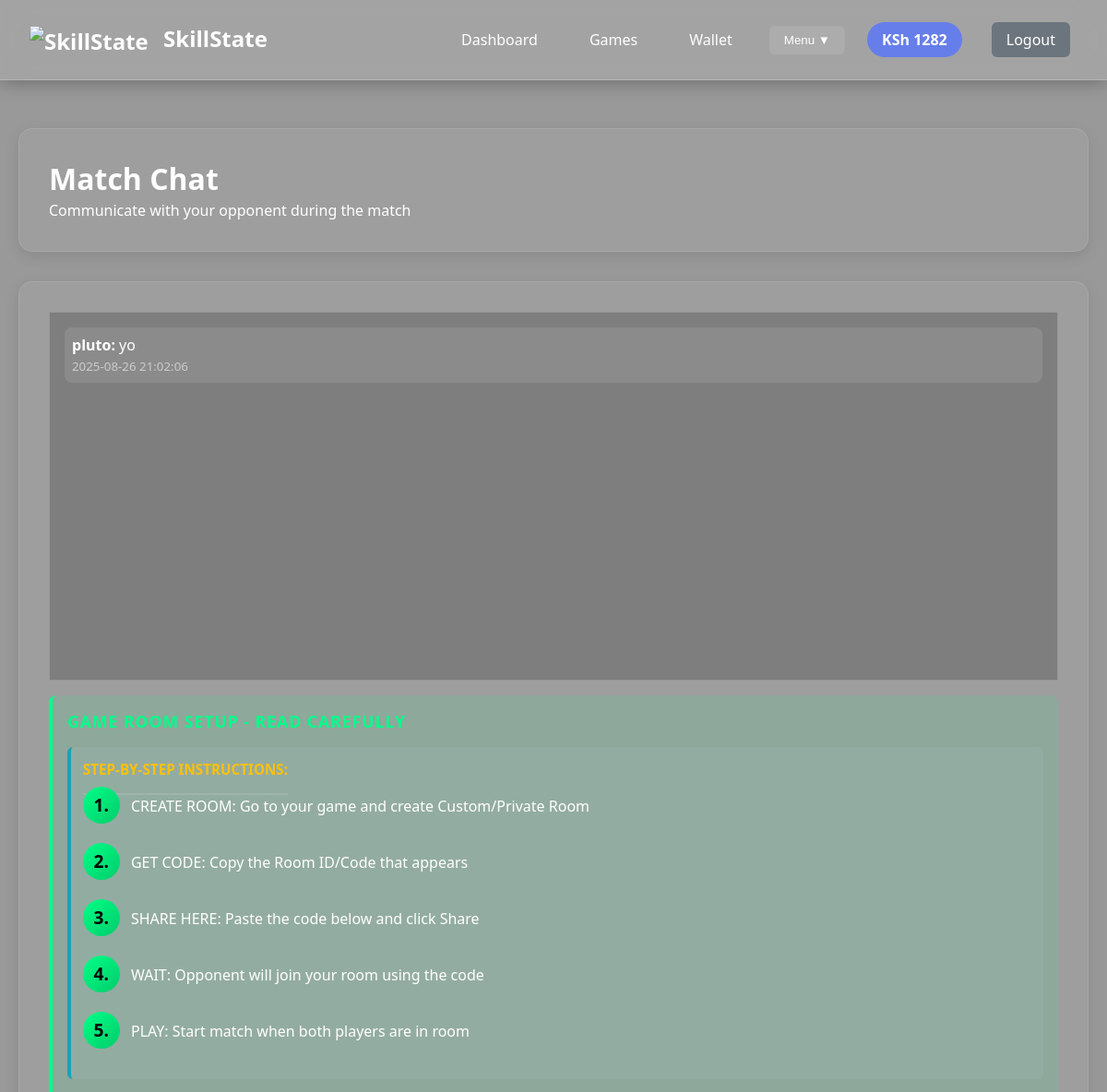
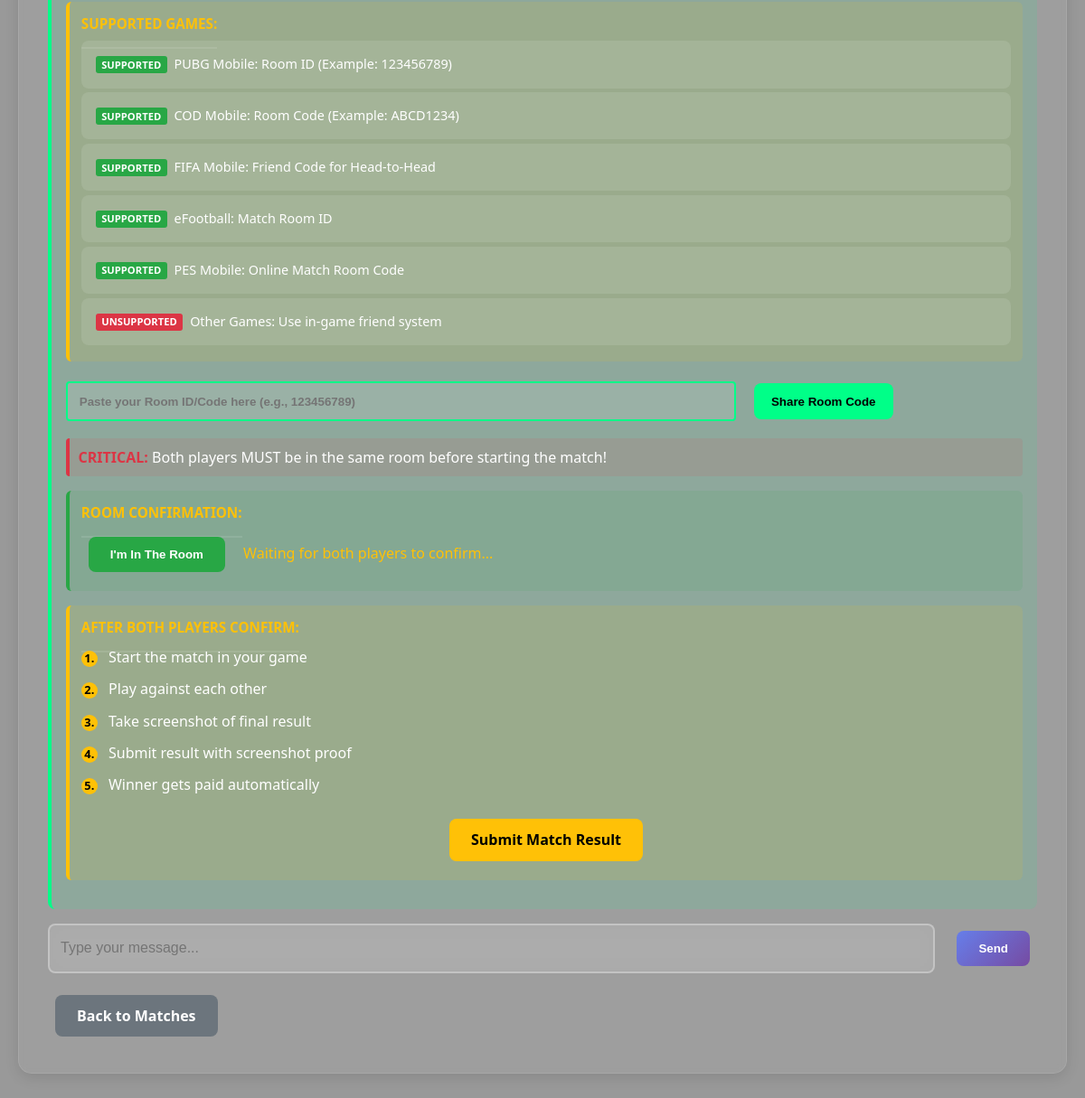
The app's page /match_chat/2 (signed in) with its own data (2 pictures, top to bottom).
### tables this page shows
CREATE TABLE match_chat (
        id INTEGER PRIMARY KEY AUTOINCREMENT,
        match_id INTEGER,
        user_id INTEGER,
        message TEXT,
        created_at TIMESTAMP DEFAULT CURRENT_TIMESTAMP,
        FOREIGN KEY (match_id) REFERENCES matches (id),
        FOREIGN KEY (user_id) REFERENCES users (id)
    );

CREATE TABLE users (
        id INTEGER PRIMARY KEY AUTOINCREMENT,
        username TEXT UNIQUE NOT NULL,
        email TEXT UNIQUE NOT NULL,
        password TEXT NOT NULL,
        balance REAL DEFAULT 0.0,
        wins INTEGER DEFAULT 0,
        losses INTEGER DEFAULT 0,
        total_earnings REAL DEFAULT 0.0,
        created_at TIMESTAMP DEFAULT CURRENT_TIMESTAMP
    , failed_login_attempts INTEGER DEFAULT 0, last_login_attempt TIMESTAMP, account_locked BOOLEAN DEFAULT 0, suspicious_activity_score INTEGER DEFAULT 0, phone TEXT, referred_by INTEGER, referral_earnings REAL DEFAULT 0, referral_code TEXT);

### app.py (the view)
@app.route('/match_chat/<int:match_id>')
def match_chat(match_id):
    if 'user_id' not in session:
        return redirect(url_for('login'))
    conn = sqlite3.connect('gamebet.db')
    c = conn.cursor()
    c.execute('SELECT * FROM matches WHERE id = ? AND (player1_id = ? OR player2_id = ?)',
             (match_id, session['user_id'], session['user_id']))
    match = c.fetchone()
    if not match:
        flash('Access denied!', 'error')
        return redirect(url_for('matches'))
    c.execute('''SELECT mc.message, mc.created_at, u.username
                 FROM match_chat mc
                 JOIN users u ON mc.user_id = u.id
                 WHERE mc.match_id = ?
                 ORDER BY mc.created_at ASC''', (match_id,))
    messages = c.fetchall()
    conn.close()
    return render_template('match_chat.html', match=match, messages=messages, match_id=match_id)

### templates/match_chat.html (shortened to what this page needs)
{% extends "base.html" %}
{% block content %}
<div class="card">
    <h1>Match Chat</h1>
    <p>Communicate with your opponent during the match</p>
</div>
<div class="card">
    <div style="height: 400px; overflow-y: auto; border: 1px solid rgba(255,255,255,0.2); padding: 1rem; margin-bottom: 1rem; background: rgba(0,0,0,0.2);">
        {% if messages %}
            {% for message in messages %}
            <div style="margin-bottom: 1rem; padding: 0.5rem; background: {% if message[2] == session.username %}rgba(0,255,136,0.1){% else %}rgba(255,255,255,0.1){% endif %}; border-radius: 8px;">
                <strong>{{ message[2] }}:</strong> {{ message[0] }}
                <br><small style="color: #ccc;">{{ message[1] }}</small>
            </div>
            {% endfor %}
        {% else %}
            <p style="text-align: center; color: #ccc;">No messages yet. Start the conversation!</p>
        {% endif %}
    </div>
    <div style="margin-bottom: 1rem; padding: 1rem; background: rgba(0,255,136,0.1); border-radius: 8px; border-left: 4px solid #00ff88;">
        <strong class="lobby-title">GAME ROOM SETUP - READ CAREFULLY</strong>
        <div class="instruction-panel">
            <strong class="section-header">STEP-BY-STEP INSTRUCTIONS:</strong>
            <div class="instruction-list">
                <div class="step"><span class="step-number">1.</span> CREATE ROOM: Go to your game and create Custom/Private Room</div>
                <div class="step"><span class="step-number">2.</span> GET CODE: Copy the Room ID/Code that appears</div>
                <div class="step"><span class="step-number">3.</span> SHARE HERE: Paste the code below and click Share</div>
                <div class="step"><span class="step-number">4.</span> WAIT: Opponent will join your room using the code</div>
                <div class="step"><span class="step-number">5.</span> PLAY: Start match when both players are in room</div>
            </div>
        </div>
        <div class="game-codes-panel">
            <strong class="section-header">SUPPORTED GAMES:</strong>
            <div class="game-list">
                <div class="game-item supported"><span class="status-indicator">SUPPORTED</span> PUBG Mobile: Room ID (Example: 123456789)</div>
                <div class="game-item supported"><span class="status-indicator">SUPPORTED</span> COD Mobile: Room Code (Example: ABCD1234)</div>
                <div class="game-item supported"><span class="status-indicator">SUPPORTED</span> FIFA Mobile: Friend Code for Head-to-Head</div>
                <div class="game-item supported"><span class="status-indicator">SUPPORTED</span> eFootball: Match Room ID</div>
                <div class="game-item supported"><span class="status-indicator">SUPPORTED</span> PES Mobile: Online Match Room Code</div>
                <div class="game-item unsupported"><span class="status-indicator">UNSUPPORTED</span> Other Games: Use in-game friend system</div>
            </div>
        </div>
        <div style="margin-top: 0.5rem;">
            <input type="text" id="lobbyCode" placeholder="Paste your Room ID/Code here (e.g., 123456789)" style="width: 70%; padding: 0.8rem; margin-right: 0.5rem; border: 2px solid #00ff88; border-radius: 4px; background: rgba(255,255,255,0.1); color: white; font-weight: bold;">
            <button onclick="shareLobbyCode()" class="btn" style="padding: 0.8rem 1.2rem; background: #00ff88; color: black; font-weight: bold;">Share Room Code</button>
        </div>
        <div class="warning-panel">
            <strong class="warning-text">CRITICAL:</strong> Both players MUST be in the same room before starting the match!
        </div>
        <div class="confirmation-panel">
            <strong class="section-header">ROOM CONFIRMATION:</strong>
            <div style="margin-top: 0.5rem;">
                <button onclick="confirmInRoom()" class="btn" style="background: #28a745; color: white; margin-right: 0.5rem;">I'm In The Room</button>
                <span id="roomStatus" class="room-status">Waiting for both players to confirm...</span>
            </div>
        </div>
        <div class="next-steps-panel">
            <strong class="section-header">AFTER BOTH PLAYERS CONFIRM:</strong>
            <div class="steps-list">
                <div class="next-step"><span class="step-bullet">1.</span> Start the match in your game</div>
                <div class="next-step"><span class="step-bullet">2.</span> Play against each other</div>
                <div class="next-step"><span class="step-bullet">3.</span> Take screenshot of final result</div>
                <div class="next-step"><span class="step-bullet">4.</span> Submit result with screenshot proof</div>
                <div class="next-step"><span class="step-bullet">5.</span> Winner gets paid automatically</div>
            </div>
            <div class="result-button-container" style="margin-top: 1rem;">
                <a href="{{ url_for('match_result', match_id=match_id) }}" class="btn" style="background: #ffc107; color: black; font-weight: bold;">Submit Match Result</a>
            </div>
        </div>
    </div>
    <form method="POST" action="{{ url_for('send_message', match_id=match_id) }}" style="display: flex; gap: 1rem;">
        <input type="text" name="message" class="form-control" placeholder="Type your message..." required style="flex: 1;">
        <button type="submit" class="btn">Send</button>
    </form>
    <div style="margin-top: 1rem;">
        <a href="{{ url_for('matches') }}" class="btn btn-secondary">Back to Matches</a>
    </div>
</div>
{% endblock %}

### templates/base.html (style rules this page uses)
* { margin: 0; padding: 0; box-sizing: border-box; z-index: auto; }
body { font-family: 'Segoe UI', sans-serif; background: linear-gradient(rgba(0,0,0,0.4), rgba(0,0,0,0.4)), url('https://images.unsplash.com/photo-1542751371-adc38448a05e?w=1920&h=1080&fit=crop&crop=center'); background-size: cover; background-attachment: fixed; min-height: 100vh; color: white; font-size: 16px; line-height: 1.4; position: relative; z-index: 0; }
.card { background: rgba(255, 255, 255, 0.05); backdrop-filter: blur(5px); border: 1px solid rgba(255, 255, 255, 0.1); border-radius: 15px; padding: 2rem; margin: 2rem 0; box-shadow: 0 5px 15px rgba(0,0,0,0.1); color: white; position: relative; z-index: 1; }
.btn { padding: 0.75rem 1.5rem; border: none; border-radius: 8px; font-weight: 600; cursor: pointer; background: linear-gradient(135deg, #667eea 0%, #764ba2 100%); color: white; text-decoration: none; display: inline-block; margin: 0.5rem; transition: transform 0.2s; }
.btn-secondary { background: #6c757d; }
.form-control { width: 100%; padding: 0.75rem; border: 2px solid rgba(255, 255, 255, 0.3); border-radius: 8px; font-size: 1rem; background: rgba(255, 255, 255, 0.1); color: white; backdrop-filter: blur(10px); }
.lobby-title { color: #00ff88; font-size: 1.1rem; font-weight: bold; letter-spacing: 1px; }
.instruction-panel { margin: 1rem 0; padding: 0.8rem; background: rgba(255,255,255,0.05); border-radius: 6px; border-left: 4px solid #17a2b8; }
.game-codes-panel { margin: 1rem 0; padding: 0.8rem; background: rgba(255,193,7,0.1); border-radius: 6px; border-left: 4px solid #ffc107; }
.warning-panel { margin-top: 0.8rem; padding: 0.6rem; background: rgba(220,53,69,0.1); border-radius: 4px; border-left: 4px solid #dc3545; }
.section-header { color: #ffc107; font-weight: bold; font-size: 0.95rem; }
.instruction-list { margin-top: 0.5rem; line-height: 1.6; }
.step { margin: 0.3rem 0; }
.step-number { display: inline-block; width: 20px; height: 20px; background: #17a2b8; color: white; text-align: center; border-radius: 50%; font-size: 0.8rem; font-weight: bold; margin-right: 0.5rem; }
.game-list { margin-top: 0.5rem; font-size: 0.9rem; }
.game-item { margin: 0.3rem 0; padding: 0.2rem 0; }
.status-indicator { display: inline-block; padding: 0.1rem 0.4rem; border-radius: 3px; font-size: 0.7rem; font-weight: bold; margin-right: 0.5rem; }
.game-item.supported .status-indicator { background: #28a745; color: white; }
.game-item.unsupported .status-indicator { background: #dc3545; color: white; }
.warning-text { color: #dc3545; font-weight: bold; }
.confirmation-panel { margin: 1rem 0; padding: 0.8rem; background: rgba(40,167,69,0.1); border-radius: 6px; border-left: 4px solid #28a745; }
.room-status { color: #ffc107; font-weight: 500; margin-left: 0.5rem; }
.next-steps-panel { margin: 1rem 0; padding: 0.8rem; background: rgba(255,193,7,0.1); border-radius: 6px; border-left: 4px solid #ffc107; }
.steps-list { margin-top: 0.5rem; }
.next-step { margin: 0.4rem 0; padding: 0.2rem 0; }
.step-bullet { display: inline-block; width: 18px; height: 18px; background: #ffc107; color: black; text-align: center; border-radius: 50%; font-size: 0.8rem; font-weight: bold; margin-right: 0.5rem; }
.result-button-container { text-align: center; }
.section-header { text-align: center; margin-bottom: 2rem; padding-bottom: 1rem; border-bottom: 2px solid rgba(255,255,255,0.1); }
.step-number { display: inline-block; width: 40px; height: 40px; background: linear-gradient(135deg, #00ff88, #00cc6a); color: black; border-radius: 50%; font-size: 1.2rem; font-weight: bold; line-height: 40px; margin-bottom: 1rem; }
.game-item { display: flex; align-items: center; padding: 1rem; background: rgba(255,255,255,0.1); border-radius: 8px; }

### records on screen
match_chat: username "pluto", message "yo", created_at "2025-08-26 21:02:06"

### other values on screen
{{ "%.0f"|format(session.balance) }} "1282"
